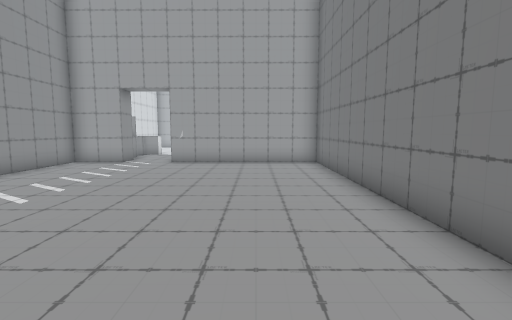
view 1 (above)

17 first-person views from a walk through a Unity game level. The camera is 1.3 m above the floor, tilts 6° down and sees 85° across. The floor is counted in squares, 1 m on a side. Each view is taken from the middle of a square. On the plan, view 1 faces up. The plan holds only what a view shows up to about 13 squares ahead; the rest is blank. Door leaves are left out, so doorways stand open.

view 2
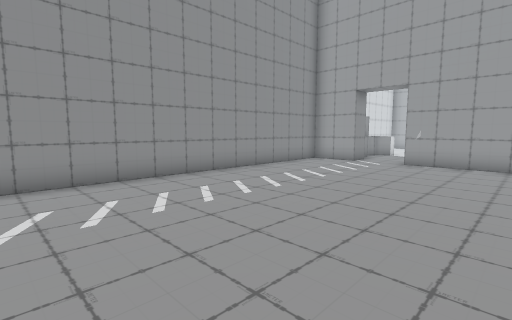

view 3
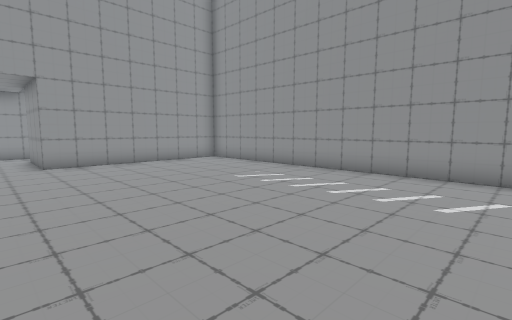

view 4
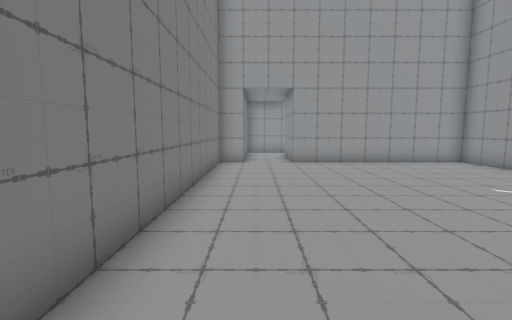

view 5
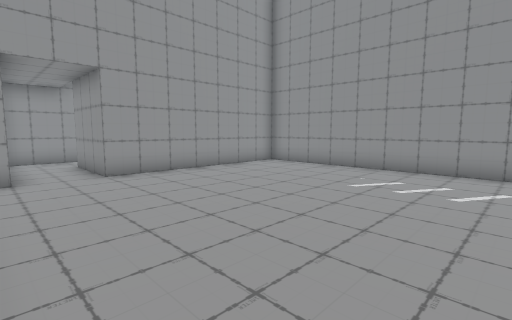

view 6
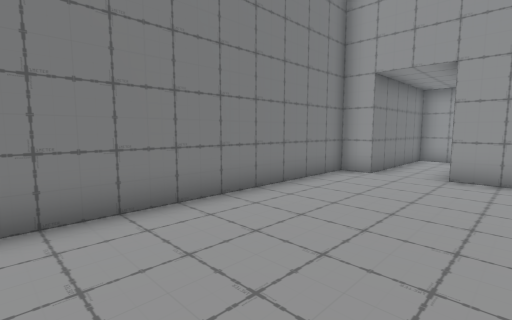

view 7
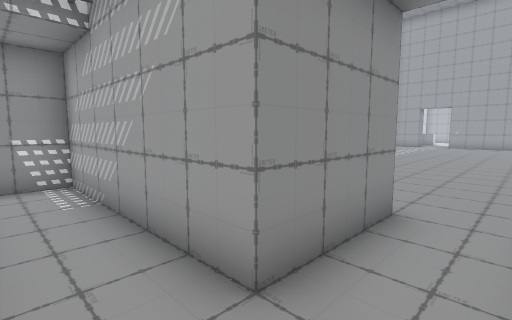

view 8
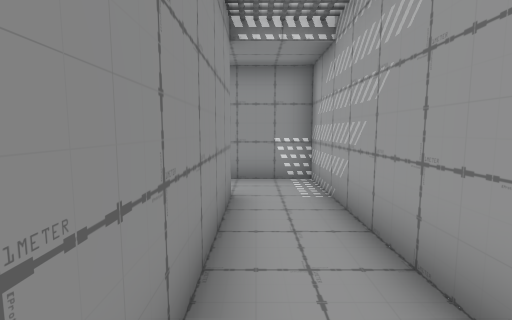

view 9
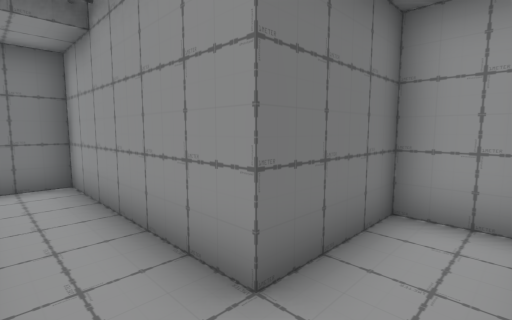

view 10
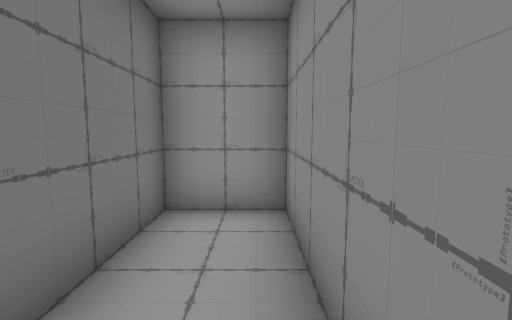

view 11
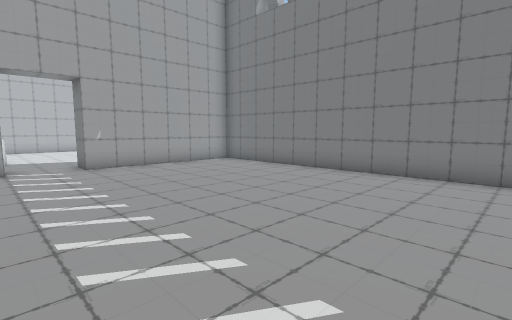

view 12
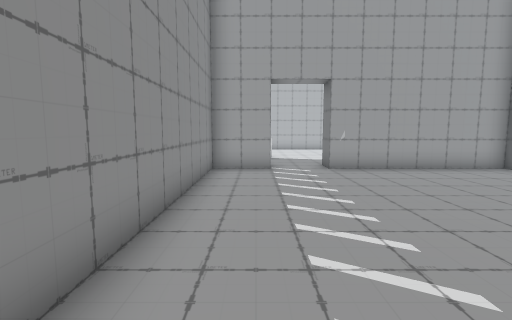

view 13
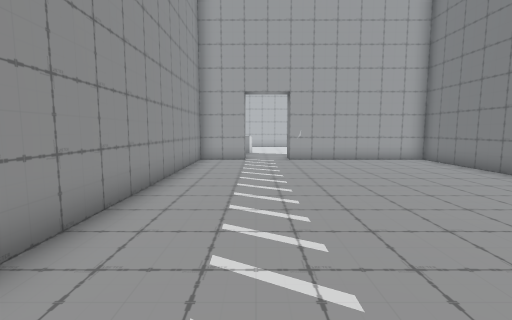

view 14
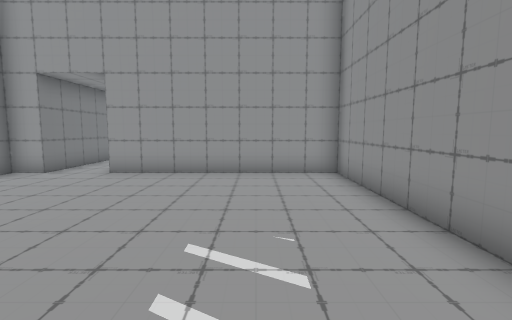

view 15
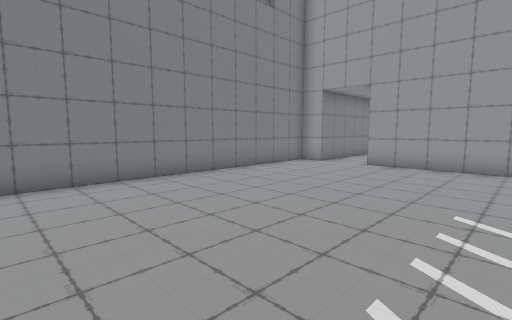

view 16
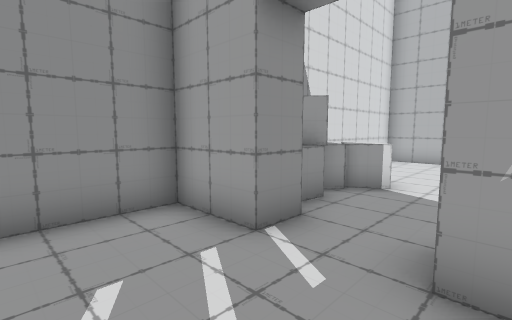

view 17
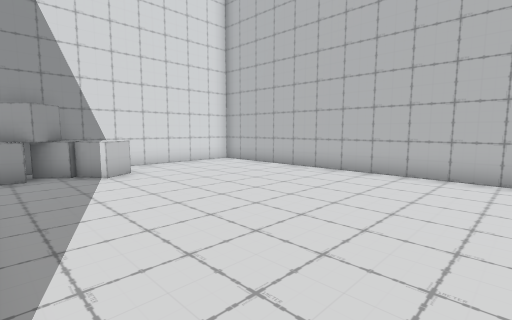

### Floor plan
Points are (right, up) in squares from view 1. A wall is a line through its corners. A room is listed if a view was taken in it or the views show most of it. See-through windows are left out.
Room 1 (views 1, 2, 3, 4, 5, 6, 7, 8, 9, 10, 11, 12, 13, 14, 15, 16)
walls: (-5.5, 12.5) (-5.5, 11.5) (-7.5, 11.5) (-7.5, -8.5) (-0.5, -8.5) (-0.5, -11.5) (-6.5, -11.5) (-6.5, -16.5) (-4.5, -16.5) (-4.5, -13.5) (1.5, -13.5) (1.5, -8.5) (2.5, -8.5) (2.5, 11.5) (-3.5, 11.5) (-3.5, 12.5)
ways out: open door at (-4.5, 13) to room 2
Room 2 (view 17)
walls: (2.8, 21.5) (-7.5, 21.5) (-7.5, 13.9)
ways out: open door at (-4.5, 13) to room 1
objects: box (-7, 13) to (-5, 16)

Positions as (right, up) in squares from view 1, and headings:
1: (0, 0), facing up
2: (0, 0), facing up-left
3: (1, 3), facing down-left
4: (1, 3), facing down
5: (2, 0), facing down-left
6: (-2, 0), facing down-right
7: (1, -13), facing up-left
8: (1, -13), facing left
9: (-6, -12), facing down-right
10: (-6, -12), facing down
11: (-6, 1), facing up-right
12: (-6, 2), facing up
13: (-5, -1), facing up
14: (-5, 0), facing down
15: (-5, 2), facing down-right
16: (-3, 9), facing up-left
17: (3, 13), facing up-left
